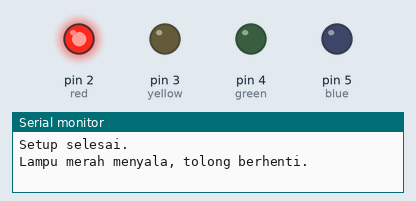
This sketch was run on a simulated Arduino Uno, built with avr-gcc and run on an emulated ATmega328P. On the bench: output pins drawn as LEDs (lit = HIGH), the last lines printed to the serial monitor.

Above: at 5.0 s.
At 13.0 s:
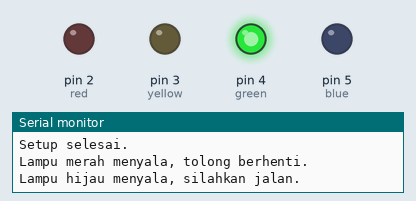
At 17.5 s:
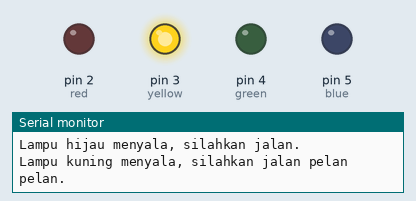
Timing chart, 0 to 24.7 s (numbered marks = the images above):
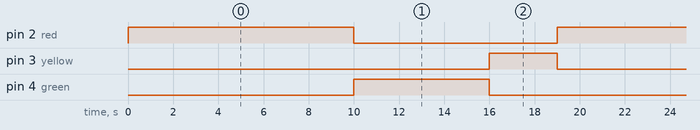

Measured:
- by itself, pin 2 (red): alternates HIGH for 10.0 s and LOW for 9.0 s
- by itself, pin 3 (yellow): alternates HIGH for 3.0 s and LOW for 16.0 s
- by itself, pin 4 (green): alternates HIGH for 6.0 s and LOW for 13.0 s

The sketch:

code.ino
```cpp
#define red 2
#define yellow 3
#define green 4
#define blue 5

void setup() {
  Serial.begin(9600);
  pinMode(red, OUTPUT);
  pinMode(yellow, OUTPUT);
  pinMode(green, OUTPUT);
  pinMode(blue, OUTPUT);
  Serial.println("Setup selesai.");
}

void loop() {
  Serial.println("Lampu merah menyala, tolong berhenti.");
  digitalWrite(red, HIGH);
  delay(10000);

  Serial.println("Lampu hijau menyala, silahkan jalan.");
  digitalWrite(red, LOW);
  digitalWrite(green, HIGH);
  delay(6000);

  Serial.println("Lampu kuning menyala, silahkan jalan pelan pelan.");
  digitalWrite(green, LOW);
  digitalWrite(yellow, HIGH);
  delay(3000);
  digitalWrite(yellow, LOW);

}
```
